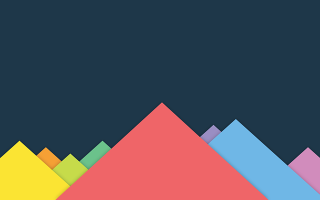
#> input picture in/triangle.png, 320 x 200 px
$ jupyter execute class3-ex2-2.ipynb
#> lines starting #> are read from the running program, lines starting #| are printed output that depends on the picture
## Ex. 2-2)  2D Transformations
Let's learn geometric transformations by matrix multiplications. Implement a function that simulate the following code
```
img_rot = img.rotate(45)
```

| Original  | Rotated |
| ---- | ---- |
| |  |

Try to remove jaggy edges if possible.

### Type your code below.

[cell 1]
from PIL import Image
import numpy as np
import matplotlib.pyplot as plt

in_img_path = "in/triangle.png"
img = Image.open(in_img_path)
#> img is the input picture: PIL image 320x200 RGB; mean R, G, B 83.7, 81.5, 88.5
img.rotate(30)
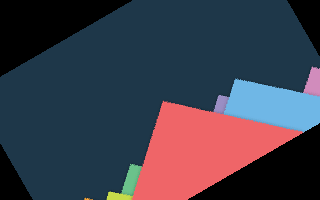
#> Out: PIL image 320x200 RGB; mean R, G, B 61.3, 59.9, 73.3

[cell 2]
def rotate_img(pix, angle):
    mat = [[np.cos(angle*np.pi()/180), -np.sin(angle*np.pi()/180)], [np.sin(angle*np.pi()/180), np.cos(angle*np.pi()/180)]]

Example code:

[cell 3]
from PIL import Image
import numpy as np
import math
import matplotlib.pyplot as plt

in_img_path = "in/triangle.png"
img = Image.open(in_img_path)
img_rot = img.rotate(45)
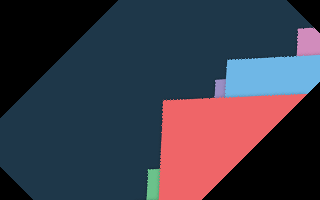
#> img_rot: PIL image 320x200 RGB; mean R, G, B 60.7, 57.5, 70.5

img_rot

[cell 4]
pix = np.asarray(img)
rotated = np.copy(pix)
rotated.fill(0)
#> rotated: shape (200, 320, 3); every value is 0

tx = pix.shape[0]/2 # image center of the target image
#> tx = 100
ty = pix.shape[1]/2
#> ty = 160

cx = pix.shape[0]/2 # image center of the original image
#> cx = 100
cy = pix.shape[1]/2
#> cy = 160

angle = 45 # rorating angle
angle = -math.radians(angle)
r = [[round(math.cos(angle), 15), round(-math.sin(angle), 15)],
     [round(math.sin(angle), 15), round(math.cos(angle), 15)]]

for x in range(0,pix.shape[0]):
    for y in range(0,pix.shape[1]):
        v = [(x - tx),(y-ty)]
        p = np.matmul(r, v)
        x_ = p[0]+ cx
        y_ = p[1]+ cy
        if x_ > 0 and y_ > 0 and x_ < pix.shape[0] and y_ < pix.shape[1]: # if it is whithin the origina image size
            rotated[x][y] = pix[int(x_)][int(y_)] # here you might want to replace it to bilinear or better interpolation

res = Image.fromarray(np.uint8(rotated))
res.save("rotated.png")
plt.imshow(res)
